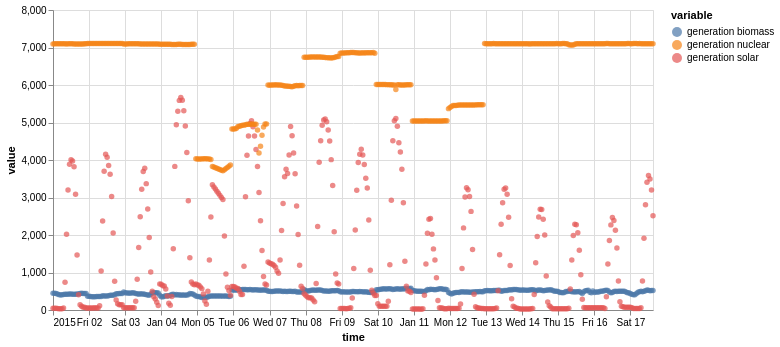

The notebook cell saved with this chart:
### Markdown cell above
with multivariate TimeSeries

### Code cell
on.Plot(ts_multi.head(400))\
    .add(on.marks.dots)\
    .properties(width=600)\
    .show()

### Figure 1 — Vega specification as saved in the notebook (floating-point values rounded to 4 significant figures; data arrays with more than 128 entries replaced by an {"elided": "..."} marker saying what was removed)
{"$schema": "https://vega.github.io/schema/vega/v5.json", "data": [{"name": "source_0", "values": {"elided": "1200 records"}, "transform": [{"type": "formula", "expr": "toDate(datum['time'])", "as": "time"}]}, {"name": "source_0_y_domain_value", "values": [{"min": 23.0, "max": 7108.0}]}, {"name": "source_0_color_domain_variable", "values": [{"variable": "generation biomass"}, {"variable": "generation solar"}, {"variable": "generation nuclear"}]}], "marks": [{"type": "symbol", "name": "layer_0_marks", "from": {"data": "source_0"}, "encode": {"update": {"opacity": {"value": 0.7}, "fill": {"field": "variable", "scale": "color"}, "x": {"field": "time", "scale": "x"}, "y": {"field": "value", "scale": "y"}, "shape": {"value": "circle"}}}, "style": ["circle"]}], "scales": [{"name": "x", "type": "time", "domain": {"data": "source_0", "field": "time"}, "range": [0, {"signal": "width"}]}, {"name": "y", "type": "linear", "domain": [{"signal": "(data(\"source_0_y_domain_value\")[0] || {}).min"}, {"signal": "(data(\"source_0_y_domain_value\")[0] || {}).max"}], "range": [{"signal": "height"}, 0], "nice": true, "zero": true}, {"name": "color", "type": "ordinal", "domain": {"data": "source_0_color_domain_variable", "field": "variable", "sort": true}, "range": "category"}], "axes": [{"scale": "x", "zindex": 0, "minExtent": 0, "labels": false, "ticks": false, "domain": false, "orient": "bottom", "tickCount": {"signal": "ceil(width/40)"}, "gridScale": "y", "maxExtent": 0, "grid": true, "aria": false}, {"scale": "y", "minExtent": 0, "ticks": false, "labels": false, "zindex": 0, "gridScale": "x", "orient": "left", "tickCount": {"signal": "ceil(height/40)"}, "domain": false, "aria": false, "maxExtent": 0, "grid": true}, {"scale": "x", "zindex": 0, "tickCount": {"signal": "ceil(width/40)"}, "grid": false, "orient": "bottom", "labelOverlap": true, "title": "time", "labelFlush": true}, {"scale": "y", "orient": "left", "labelOverlap": true, "title": "value", "tickCount": {"signal": "ceil(height/40)"}, "grid": false, "zindex": 0}], "padding": 5, "background": "white", "height": 300, "style": "cell", "legends": [{"fill": "color", "symbolType": "circle", "title": "variable", "encode": {"symbols": {"update": {"opacity": {"value": 0.7}}}}}], "width": 600}
